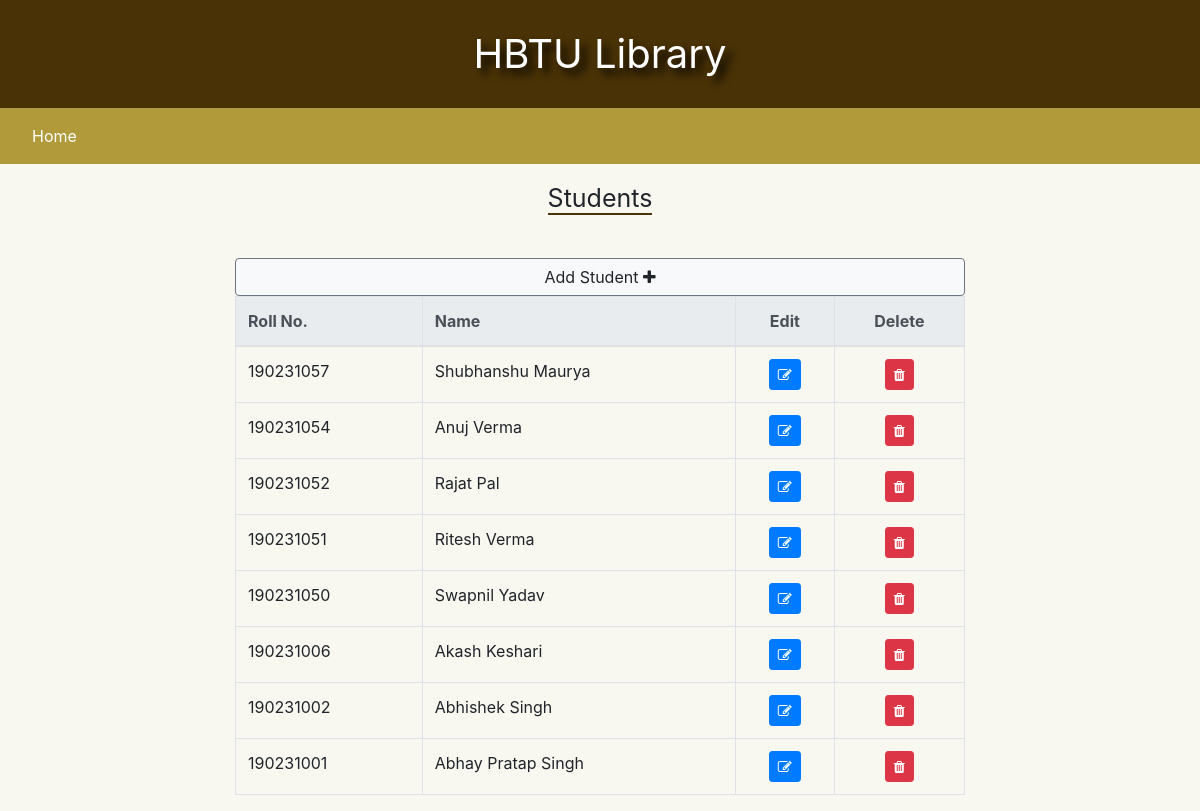
Page /a_student/ (signed in) on the committed database.
### user/models.py (models this page shows, shortened)
class add_student_info(models.Model):
    st_roll_no = models.CharField(max_length=30, primary_key=True)
    st_name = models.CharField(max_length=50, null=False)
    st_mob_no = models.CharField(max_length=25, unique=True, null=False)
    st_email = models.CharField(max_length=50, unique=True, null=False)
    st_course = models.CharField(max_length=50, default="", null=False)
    st_branch = models.CharField(max_length=50, default="", null=False)
    st_year = models.IntegerField()
    st_dob = models.DateField()
    st_img = models.ImageField(upload_to="static/ImgStaff/", null=False, default="")

### user/views.py (the view)
# urls.py: path('a_student/', views.a_student),
def a_student(request):
    if request.user.is_authenticated:
        value = add_student_info.objects.all().order_by("-st_roll_no")
        page = request.GET.get('page')
        roll_no = request.GET.get('roll_no')
        if page == 'dlt':
            delt = add_student_info.objects.filter(st_roll_no=roll_no)
            delt.delete()
            value = add_student_info.objects.all().order_by("-st_roll_no")
        return render(request, 'ladmin/a_student.html', {"data":value})
    else:
        return render(request, 'ladmin/a_login.html')

### Templates/ladmin/a_student.html (shortened to what this page needs)
{% extends 'a_base.html' %}
{% load static %}
{% block content %}
<div class="p-3 mb-4 text-center">
        <span class="title">Students</span>
</div>
<div class="container">
    <div class="row">
        <div class="col-sm-2"></div>
        <div class="col-sm-8">
            <a href="/a_add_student/" class="btn btn-light btn-block border-secondary">Add Student <span class="fa fa-plus"></span></a>
            {% if data %}
            <table class="table table-hover table-bordered">
                <thead class="thead-light">
                    <tr>
                        <th>Roll No.</th>
                        <th>Name</th>
                        <th><center>Edit</center></th>
                        <th><center>Delete</center></th>
                    </tr>
                </thead>
                {% for d in data %}
                <tr>
                    <td>{{d.st_roll_no}}</td>
                    <td>{{d.st_name}}</td>
                    <td><center><a href="/a_update_student/?roll_no={{d.st_roll_no}}" class="btn btn-primary btn-sm"><span class="fa fa-pencil-square-o"></span></a></center></td>
                    <td><center><a href="/a_student/?roll_no={{d.st_roll_no}}&page=dlt" class="btn btn-danger btn-sm"><span class="fa fa-trash"></span></a></center></td>
                </tr>
                {% endfor %}
            </table>
            {% endif %}
        </div>
        <div class="col-sm-2"></div>
    </div>
</div>
{% endblock %}

### Templates/a_base.html (shortened to what this page needs)
<!DOCTYPE html>
{% load static %}
<html lang="en">
<head>
    <link href="{% static 'css/bootstrap.css' %}" rel="stylesheet"/>
    <link href="{% static 'css/font-awesome.css' %}" rel="stylesheet"/>
    <link href="{% static 'css/flickity.min.css' %}" rel="stylesheet"/>
</head>
<body>
    <div class="header text-center p-4">HBTU Library</div>
    <nav class="navbar menu">
        <a class="nav-link text-white" href="/a_admin_panel/">Home</a>
        <a class="nav-link text-white" href="#" data-toggle="dropdown">{{request.user.first_name}} {{request.user.last_name}}</a>
    </nav>
    <div>
        {% block content %}
        {% endblock %}
    </div>
</body>
</html>

### Templates/a_base.html (style rules this page uses)
body, html { margin: 0; scroll-behavior:smooth; background:#f8f8f0; }
.header { background: #493206; font-size: 40px; color: white; text-align: center; text-shadow: 6px 6px 8px #000000; }
.menu { background:#b19a3a; color:white; position: sticky; top: 0%; z-index: 99; }
.title { font-size: 25px; border-bottom: 2px solid #493206; }

### rows in the picture
add_student_info: st_roll_no "190231057", st_name "Shubhanshu Maurya"
add_student_info: st_roll_no "190231054", st_name "Anuj Verma"
add_student_info: st_roll_no "190231052", st_name "Rajat Pal"
add_student_info: st_roll_no "190231051", st_name "Ritesh Verma"
add_student_info: st_roll_no "190231050", st_name "Swapnil Yadav"
add_student_info: st_roll_no "190231006", st_name "Akash Keshari"
add_student_info: st_roll_no "190231002", st_name "Abhishek Singh"
add_student_info: st_roll_no "190231001", st_name "Abhay Pratap Singh"
